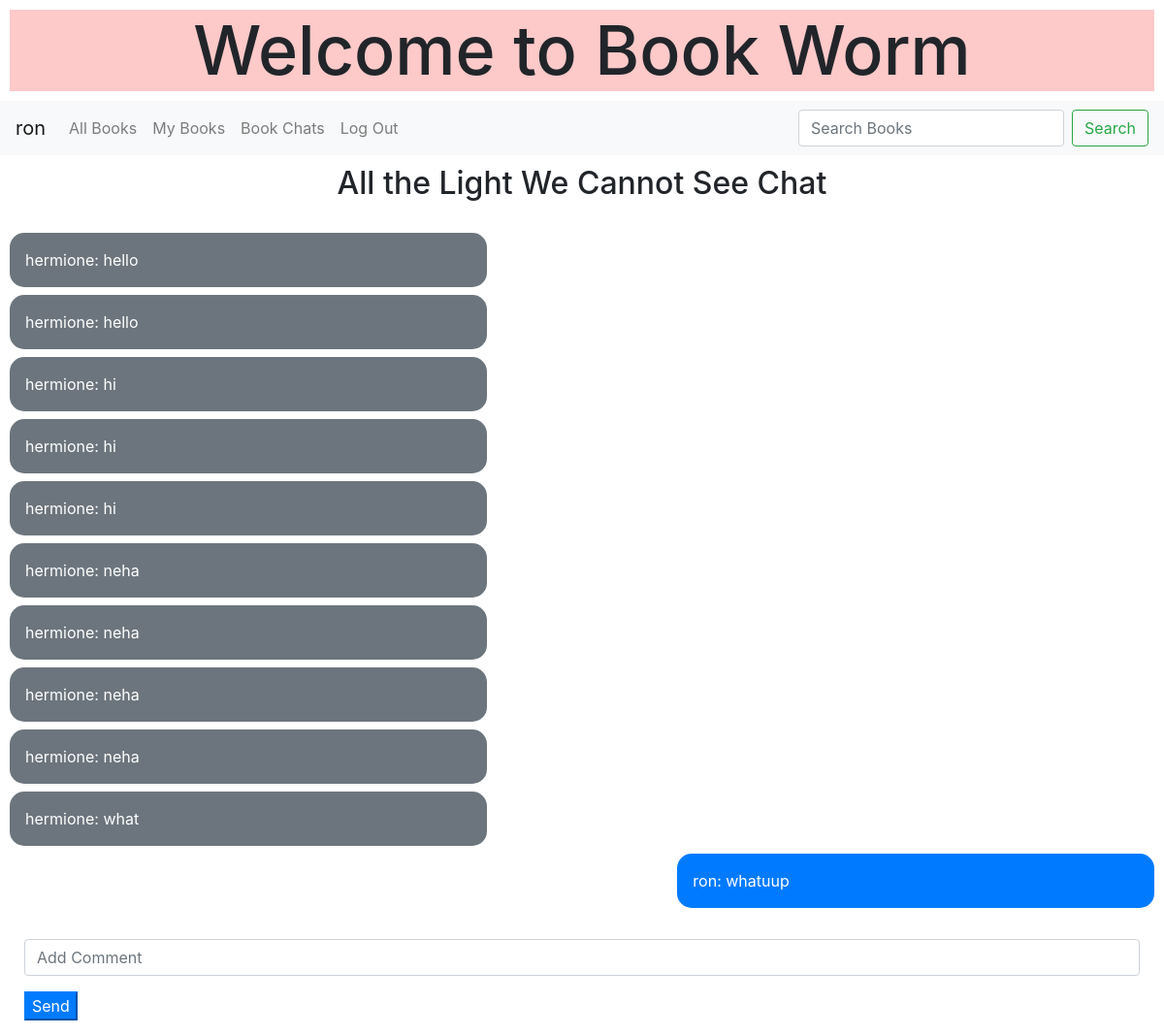
Screenshot of /chat/1 (signed in) with the database file from the repository.
### books/models.py (models this page shows, shortened)
class User(AbstractUser):
    pass

class NewBook(models.Model):
    id = models.AutoField(primary_key=True)
    title = models.CharField(max_length=64)
    author = models.CharField(max_length=64)
    cover = models.URLField(max_length=400)
    user = models.ForeignKey(User, null=True, on_delete=models.CASCADE)
    synopsis = models.CharField(max_length=400, default=None)

class Comment(models.Model):
    book = models.ForeignKey(NewBook, blank=True, on_delete=models.CASCADE, default=None)
    user = models.ForeignKey(User, null=True, on_delete=models.CASCADE)
    comment = models.CharField(max_length=400, default=None)

### books/views.py (the view)
# urls.py: path("chat/<int:bookid>", views.chat, name="chat")
@login_required(login_url="login")
def chat(request, bookid):
    book = NewBook.objects.get(id=bookid)
    if request.method == "POST":
        comment = request.POST["comment"]
        message = Comment(user = request.user, book = book, comment = comment)
        message.save()
        return HttpResponseRedirect(reverse("chat", kwargs={"bookid": bookid}))
    comments = Comment.objects.filter(book = book)
    return render(request, "books/chat.html", {
        "title": book.title,
        "book": book,
        "comments": comments,
        "test": Comment.objects.first(),
        "home": False
    })

### books/templates/books/chat.html (shortened to what this page needs)
{% extends "books/layout.html" %}
{% load static %}
{% block body %}
<h2 style="text-align: center;">{{ title }} Chat</h2>
<br>
{% for message in comments %}
{% if message.user == request.user %}
<div class="p-3 mb-2 bg-primary text-white col-5 offset-7 msg">{{message.user.username}}: {{message.comment}}</div>
{% else %}
<div class="p-3 mb-2 bg-secondary text-white col-5 msg">{{message.user.username}}: {{message.comment}}</div>
{% endif %}
{% endfor %}
<br>
  <div class="container col-12">
    <form action="{% url 'chat' book.id %}" method="POST">
        <p align="justify-content-center"><input type="text" name="comment" class="form-control" placeholder="Add Comment"></p>
        <p align="justify-content-center"><input type="submit" class="btn-primary" value="Send"></p>
        </form>
</div>
{% endblock %}

### books/templates/books/layout.html (shortened to what this page needs)
{% load static %}
<!DOCTYPE html>
<html lang="en">
    <head>
        <link rel="stylesheet" href="https://stackpath.bootstrapcdn.com/bootstrap/4.4.1/css/bootstrap.min.css">
        <link rel="stylesheet" href="https://cdn.jsdelivr.net/npm/bootstrap-icons@1.5.0/font/bootstrap-icons.css">
        <link rel="stylesheet" href="https://cdnjs.cloudflare.com/ajax/libs/font-awesome/4.7.0/css/font-awesome.min.css">
        <link href="{% static 'books/styles.css' %}" rel="stylesheet">
    </head>
    <body>
        <div id="title" style="background-color: rgb(253, 201, 201);">
            {% if home %}
              <h1 class="rainbowText-move" id="welcome-message">Welcome to Book Worm</h1>
            {% else %}
              <h1 id="welcome-message">Welcome to Book Worm</h1>
            {% endif %}
        </div>
        <nav class="navbar navbar-expand-lg navbar-light bg-light">
            <a class="navbar-brand grow-2" href="{% url 'index' %}">{{ user.username }}</a>
            <div class="collapse navbar-collapse" id="navbarSupportedContent">
              <ul class="navbar-nav mr-auto">
                <li class="nav-item">
                    <a class="nav-link grow-2" href="{% url 'index' %}">All Books</a>
                </li>
                {% if user.is_authenticated %}
                <li class="nav-item">
                  <a class="nav-link grow-2" href="{% url 'mybooks' %}">My Books</a>
                </li>
                <li class="nav-item">
                    <a class="nav-link grow-2" href="{% url 'bookchats' %}">Book Chats</a>
                </li>
                <li class="nav-item">
                    <a class="nav-link grow-2" href="{% url 'logout' %}">Log Out</a>
                </li>
                {% endif %}
              </ul>
              <form class="form-inline my-2 my-lg-0" action="{% url 'search' %}" method="POST">
                <input name="search" class="form-control mr-sm-2" type="search" placeholder="Search Books" aria-label="Search">
                <button class="btn btn-outline-success my-2 my-sm-0" type="submit">Search</button>
              </form>
            </div>
          </nav>
          <div class="body">
            {% block body %}
            {% endblock %}
          </div>
    </body>
</html>

### books/static/books/styles.css (style rules this page uses)
#title { margin: 10px; }
#title-ass, #author-ass, #posted-by, #welcome-message { text-align: center; }
#welcome-message { font-size:70px; }
.msg { border-radius: 15px; }
.body { margin: 10px; padding: 0px; }

### rows the page displays
User: username "ron"
NewBook: title "All the Light We Cannot See"
Comment: user.username "hermione", comment "hello"
Comment: user.username "hermione", comment "hello"
Comment: user.username "hermione", comment "hi"
Comment: user.username "hermione", comment "hi"
Comment: user.username "hermione", comment "hi"
Comment: user.username "hermione", comment "neha"
Comment: user.username "hermione", comment "neha"
Comment: user.username "hermione", comment "neha"
Comment: user.username "hermione", comment "neha"
Comment: user.username "hermione", comment "what"
Comment: user.username "ron", comment "whatuup"
